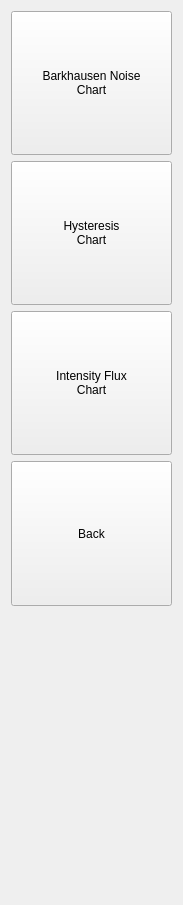
<?xml version="1.0" encoding="UTF-8"?>
<ui version="4.0">
 <class>ChartSettingsMenu</class>
 <widget class="QWidget" name="ChartSettingsMenu">
  <property name="geometry">
   <rect>
    <x>0</x>
    <y>0</y>
    <width>183</width>
    <height>905</height>
   </rect>
  </property>
  <property name="windowTitle">
   <string>ChartSettingsMenu</string>
  </property>
  <layout class="QGridLayout" name="gridLayout">
   <item row="4" column="0">
    <spacer name="verticalSpacer">
     <property name="orientation">
      <enum>Qt::Vertical</enum>
     </property>
     <property name="sizeHint" stdset="0">
      <size>
       <width>20</width>
       <height>40</height>
      </size>
     </property>
    </spacer>
   </item>
   <item row="3" column="0">
    <widget class="QPushButton" name="pushButton_back">
     <property name="sizePolicy">
      <sizepolicy hsizetype="Expanding" vsizetype="Expanding">
       <horstretch>0</horstretch>
       <verstretch>0</verstretch>
      </sizepolicy>
     </property>
     <property name="text">
      <string>Back</string>
     </property>
    </widget>
   </item>
   <item row="2" column="0">
    <widget class="QPushButton" name="pushButton_intensity_flux_chart">
     <property name="sizePolicy">
      <sizepolicy hsizetype="Expanding" vsizetype="Expanding">
       <horstretch>0</horstretch>
       <verstretch>0</verstretch>
      </sizepolicy>
     </property>
     <property name="text">
      <string>Intensity Flux
Chart</string>
     </property>
    </widget>
   </item>
   <item row="1" column="0">
    <widget class="QPushButton" name="pushButton_hysteresis_chart">
     <property name="sizePolicy">
      <sizepolicy hsizetype="Expanding" vsizetype="Expanding">
       <horstretch>0</horstretch>
       <verstretch>0</verstretch>
      </sizepolicy>
     </property>
     <property name="text">
      <string>Hysteresis
Chart</string>
     </property>
    </widget>
   </item>
   <item row="0" column="0">
    <widget class="QPushButton" name="pushButton_barkhausen_noise_chart">
     <property name="sizePolicy">
      <sizepolicy hsizetype="Expanding" vsizetype="Expanding">
       <horstretch>0</horstretch>
       <verstretch>0</verstretch>
      </sizepolicy>
     </property>
     <property name="text">
      <string>Barkhausen Noise
Chart</string>
     </property>
    </widget>
   </item>
   <item row="5" column="0">
    <spacer name="verticalSpacer_2">
     <property name="orientation">
      <enum>Qt::Vertical</enum>
     </property>
     <property name="sizeHint" stdset="0">
      <size>
       <width>20</width>
       <height>40</height>
      </size>
     </property>
    </spacer>
   </item>
  </layout>
 </widget>
 <resources/>
 <connections/>
</ui>
